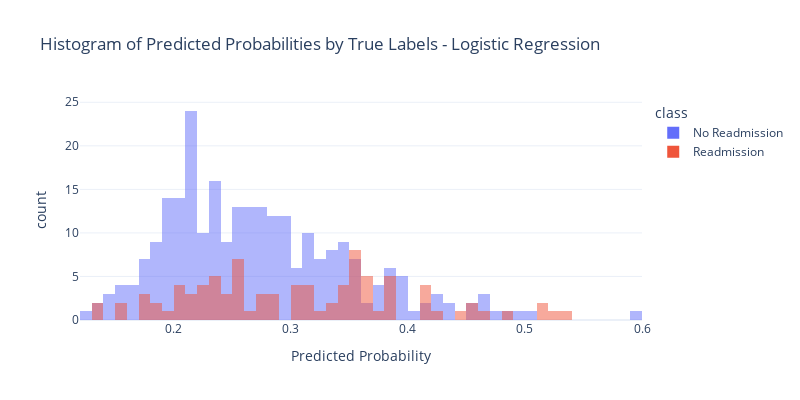

Notebook cell for this chart:
### Code cell
from recurrent_health_events_prediction.training.utils import plot_pred_proba_distribution

fig_hist = plot_pred_proba_distribution(y_test, y_pred_proba_logreg, show_plot=False, class_names=class_names_dict)

fig_hist.update_layout(template="plotly_white", title ="Histogram of Predicted Probabilities by True Labels - Logistic Regression")
fig_hist.show()

### Figure 1 — Plotly figure (JSON) as saved in the notebook; plotly's stock layout.template omitted (floating-point values rounded to 4 significant figures; data arrays with more than 128 entries replaced by an {"elided": "..."} marker saying what was removed)
{"data": [{"bingroup": "x", "hovertemplate": "class=No Readmission<br>Predicted Probability=%{x}<br>count=%{y}<extra></extra>", "legendgroup": "No Readmission", "marker": {"color": "#636efa", "opacity": 0.5, "pattern": {"shape": ""}}, "name": "No Readmission", "nbinsx": 50, "orientation": "v", "showlegend": true, "type": "histogram", "x": {"elided": "262 float values"}, "xaxis": "x", "yaxis": "y"}, {"bingroup": "x", "hovertemplate": "class=Readmission<br>Predicted Probability=%{x}<br>count=%{y}<extra></extra>", "legendgroup": "Readmission", "marker": {"color": "#EF553B", "opacity": 0.5, "pattern": {"shape": ""}}, "name": "Readmission", "nbinsx": 50, "orientation": "v", "showlegend": true, "type": "histogram", "x": [0.2878, 0.3468, 0.381, 0.2455, 0.5138, 0.1792, 0.5131, 0.1551, 0.1324, 0.3132, 0.2875, 0.3525, 0.214, 0.5249, 0.3145, 0.2729, 0.5336, 0.331, 0.2314, 0.2177, 0.2517, 0.3822, 0.3635, 0.2591, 0.4491, 0.3382, 0.2366, 0.4275, 0.2753, 0.3085, 0.2321, 0.3646, 0.2413, 0.3891, 0.2074, 0.3716, 0.3009, 0.4607, 0.2558, 0.2024, 0.1746, 0.2519, 0.3682, 0.229, 0.4124, 0.2232, 0.3577, 0.2395, 0.1363, 0.1832, 0.4193, 0.314, 0.3059, 0.355, 0.3678, 0.2884, 0.3524, 0.2518, 0.45, 0.1908, 0.3595, 0.1594, 0.2224, 0.3506, 0.4527, 0.3579, 0.3155, 0.2046, 0.3861, 0.1881, 0.3694, 0.2631, 0.4873, 0.2737, 0.2198, 0.3047, 0.2025, 0.2584, 0.3287, 0.3887, 0.3578, 0.2523, 0.4118, 0.3462, 0.2314, 0.3485, 0.2484, 0.3443, 0.1746, 0.2232, 0.4118], "xaxis": "x", "yaxis": "y"}], "layout": {"barmode": "overlay", "height": 400, "legend": {"title": {"text": "class"}, "tracegroupgap": 0}, "title": {"text": "Histogram of Predicted Probabilities by True Labels - Logistic Regression"}, "width": 800, "xaxis": {"anchor": "y", "domain": [0, 1], "title": {"text": "Predicted Probability"}}, "yaxis": {"anchor": "x", "domain": [0, 1], "title": {"text": "count"}}}}
